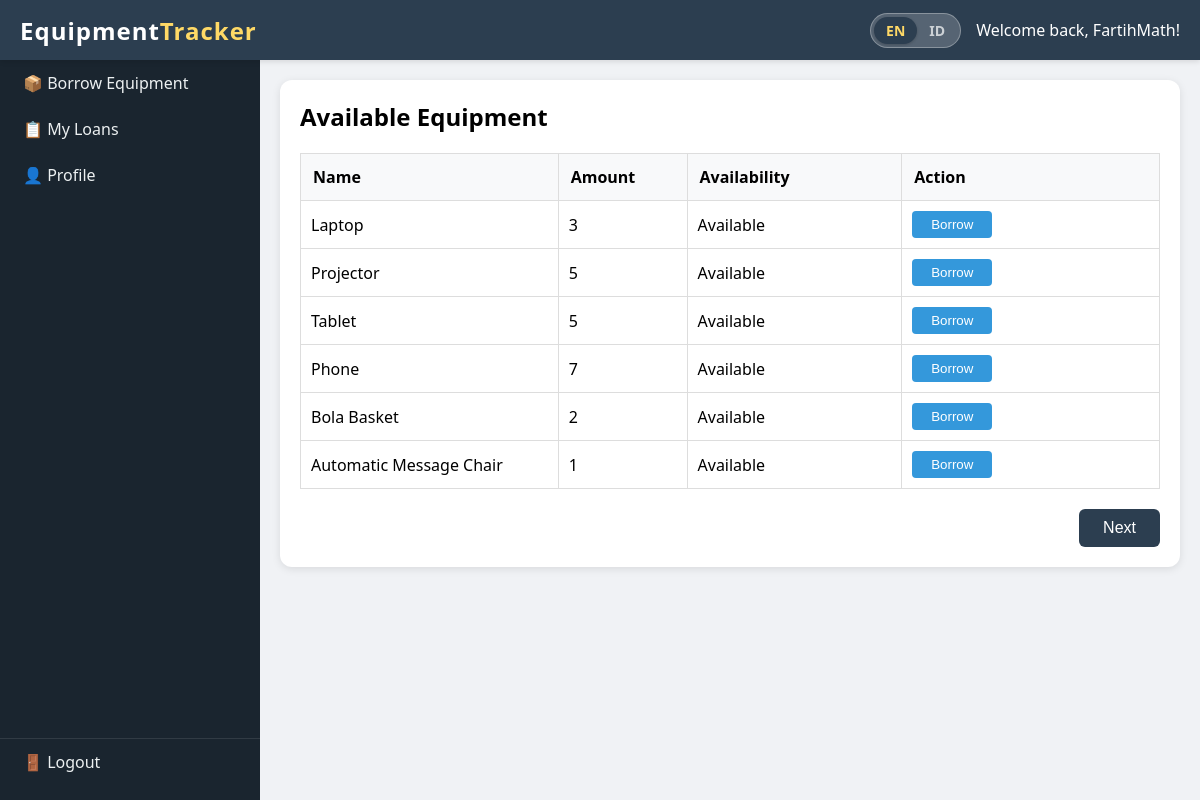
The app's page /customer/borrow (signed in) with its own data.
### models.py (models this page shows)
class Equipment(db.Model):
    id = db.Column(db.Integer, primary_key=True)
    name = db.Column(db.String(100), nullable=False)
    amount = db.Column(db.Integer, default=0)      # total quantity available

### app.py (the view)
@app.route('/customer/borrow')
def borrow_equipment():
    if 'user_id' not in session or session.get('role') != 'customer':
        return redirect(url_for('login'))
    equipment = Equipment.query.all()
    return render_template('borrow_equipment.html', equipment=equipment)

### app.py (called while the page is built)
@app.context_processor
def inject_utils():
    lang = session.get('lang', 'en')
    def _(text):
        return translations.get(text, {}).get(lang, text)
    return {'lang': lang, '_': _}

### templates/borrow_equipment.html (shortened to what this page needs)
{% extends "customer_dashboard.html" %}
{% block content %}
<div class="borrow-card">
    <h2 style="margin-bottom: 20px;">{{ _('Available Equipment') }}</h2>
    <table class="borrow-table">
        <colgroup>
            <col style="width: 30%;">
            <col style="width: 15%;">
            <col style="width: 25%;">
            <col style="width: 30%;">
        </colgroup>
        <thead>
            <tr>
                <th>{{ _('Name') }}</th>
                <th>{{ _('Amount') }}</th>
                <th>{{ _('Availability') }}</th>
                <th>{{ _('Action') }}</th>
            </tr>
        </thead>
        <tbody>
            {% for eq in equipment %}
            <tr id="row_{{ eq.id }}">
                <td>{{ eq.name }}</td>
                <td>{{ eq.amount }}</td>
                <td>{% if eq.amount > 0 %}{{ _('Available') }}{% else %}{{ _('Out of stock') }}{% endif %}</td>
                <td class="action-cell" data-id="{{ eq.id }}" data-max="{{ eq.amount }}">
                    {% if eq.amount > 0 %}
                        <button class="borrow-btn" data-id="{{ eq.id }}">{{ _('Borrow') }}</button>
                    {% else %}
                        <span style="color: #999;">{{ _('None') }}</span>
                    {% endif %}
                </td>
            </tr>
            {% endfor %}
        </tbody>
    </table>
    <div class="next-btn-container">
        <button id="nextCartBtn" class="next-btn">{{ _('Next') }}</button>
    </div>
</div>
{% endblock %}

### templates/customer_dashboard.html (shortened to what this page needs)
<!DOCTYPE html>
<html lang="en">
<head>
    <link rel="stylesheet" href="{{ url_for('static', filename='style.css') }}">
</head>
<body>
    <div class="top-nav">
        <div class="logo" onclick="window.location.href='{{ url_for('customer_dashboard') }}'">
            Equipment<span>Tracker</span>
        </div>
        <div class="user-info">
            <a href="{{ url_for('toggle_language') }}" class="lang-switch">
                <span class="lang-option {% if lang == 'en' %}lang-active{% else %}lang-inactive{% endif %}">EN</span>
                <span class="lang-option {% if lang == 'id' %}lang-active{% else %}lang-inactive{% endif %}">ID</span>
            </a>
            <span>{{ _('Welcome back') }}, {{ session.username }}!</span>
        </div>
    </div>
    <div class="sidebar" id="sidebar">
        <ul class="top-menu">
            <li><a href="{{ url_for('borrow_equipment') }}">📦 {{ _('Borrow Equipment') }}</a></li>
            <li><a href="{{ url_for('my_loans') }}">📋 {{ _('My Loans') }}</a></li>
            <li><a href="{{ url_for('profile') }}">👤 {{ _('Profile') }}</a></li>
        </ul>
        <ul class="bottom-menu">
            <li><a href="{{ url_for('logout') }}">🚪 {{ _('Logout') }}</a></li>
        </ul>
    </div>
    <div class="main-content" id="mainContent">
        {% block content %}{% endblock %}
    </div>
</body>
</html>

### static/style.css (style rules this page uses)
* { margin: 0; padding: 0; box-sizing: border-box; }
body { font-family: 'Segoe UI', Tahoma, Geneva, Verdana, sans-serif; background: #f0f2f5; overflow-x: hidden; }
.top-nav { background: #2c3e50; color: white; padding: 0 20px; height: 60px; display: flex; align-items: center; justify-content: space-between; position: fixed; top: 0; left: 0; right: 0; z-index: 1000; box-shadow: 0 2px 5px rgba(0,0,0,0.1); }
.logo { font-size: 1.5rem; font-weight: bold; letter-spacing: 1px; cursor: pointer; transition: opacity 0.2s; }
.logo span { color: #ffd966; }
.user-info { display: flex; align-items: center; gap: 15px; }
.sidebar { position: fixed; top: 60px; left: 0; width: 260px; height: calc(100% - 60px); background: #1a252f; transition: transform 0.3s ease; z-index: 999; display: flex; flex-direction: column; justify-content: space-between; }
.sidebar ul { list-style: none; }
.sidebar .top-menu { padding: 0; margin: 0; }
.sidebar li a { display: block; padding: 12px 20px; color: #ecf0f1; text-decoration: none; border-left: 3px solid transparent; transition: all 0.2s; }
.sidebar .bottom-menu { border-top: 1px solid rgba(255,255,255,0.1); padding: 0; margin-bottom: 15px; }
.main-content { margin-top: 60px; margin-left: 260px; padding: 20px; transition: margin-left 0.3s ease; min-height: calc(100vh - 60px); background: #f0f2f5; }
table { width: 100%; border-collapse: collapse; margin-bottom: 20px; }
th, td { border: 1px solid #ddd; padding: 10px; text-align: left; }
th { background: #f8f9fa; }
button, .btn { background: #3498db; color: white; border: none; padding: 6px 12px; border-radius: 4px; cursor: pointer; }
.borrow-card { background: white; border-radius: 12px; padding: 20px; box-shadow: 0 2px 8px rgba(0,0,0,0.1); }
.borrow-table { width: 100%; border-collapse: collapse; table-layout: fixed; }
.borrow-table th, .borrow-table td { border: 1px solid #ddd; padding: 10px; text-align: left; }
.borrow-table th { background: #f8f9fa; padding: 12px; }
.borrow-btn { background: #3498db; color: white; border: none; padding: 6px 12px; border-radius: 4px; cursor: pointer; width: 80px; }
.next-btn { background: #2c3e50; color: white; border: none; padding: 10px 24px; border-radius: 6px; font-size: 16px; cursor: pointer; }
.next-btn-container { margin-top: 20px; text-align: right; }
.lang-switch { display: inline-flex; background: rgba(255, 255, 255, 0.2); border-radius: 40px; padding: 3px; border: 1px solid rgba(255, 255, 255, 0.3); cursor: pointer; text-decoration: none; transition: all 0.2s; }
.lang-option { padding: 4px 12px; font-size: 14px; font-weight: bold; border-radius: 30px; transition: 0.2s; color: white; }
.lang-active { background: #2c3e50; color: #ffd966; box-shadow: 0 1px 3px rgba(0,0,0,0.2); }
.lang-inactive { background: transparent; color: rgba(255, 255, 255, 0.7); }

### records on screen
Equipment: name "Laptop", amount "3"
Equipment: name "Projector", amount "5"
Equipment: name "Tablet", amount "5"
Equipment: name "Phone", amount "7"
Equipment: name "Bola Basket", amount "2"
Equipment: name "Automatic Message Chair", amount "1"

### other values on screen
{{ session.username }} "FartihMath"
